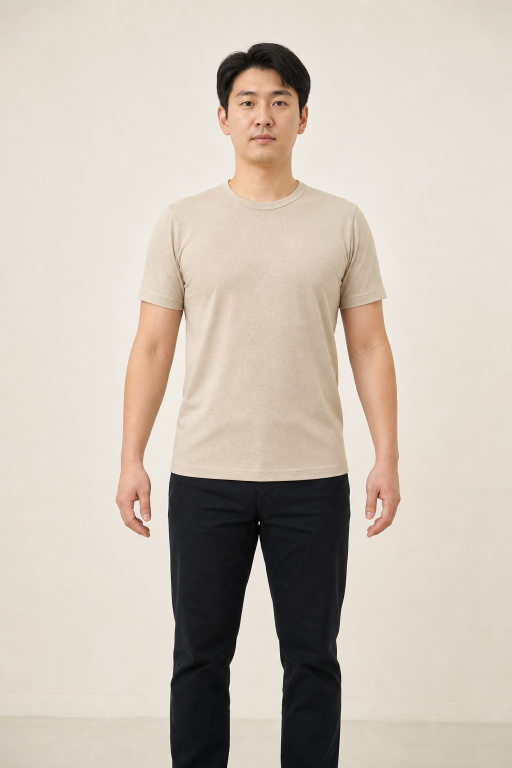
#> input picture fixtures/recorded-video/sources/person-man-front.png, 1024 x 1536 px (shown at 1/2 size)
$ python generate-front-vertical-unstable.py
#> lines starting #> are read from the running program, lines starting #| are printed output that depends on the picture
"""Regenerate the vertical close-up unstable fixture from known inputs.

The aligned/unaligned alternating frame sequence keeps the V2 acquisition in
the single-person aligned but unstable state, so the installed Machine UI
manual-capture control remains available and deterministic.  Run from the
vending-vision repository with the locked environment:

    PYTHONPATH=. python fixtures/recorded-video/generate-front-vertical-unstable.py
"""

from __future__ import annotations

import hashlib
from pathlib import Path

import cv2
import numpy as np

from common import FPS, FRONT_FRAME_SIZE, PERSON_SOURCE

SOURCE = PERSON_SOURCE
FRAME_SIZE = FRONT_FRAME_SIZE
FRAME_COUNT = 6
SCALE = 1.55


def build_close_up_canvas() -> np.ndarray:
    image = cv2.imread(str(SOURCE))
#> image is the input picture: shape (1536, 1024, 3); mean B, G, R 182.3, 193.7, 203.1
    if image is None:
        raise SystemExit(f"missing source image: {SOURCE}")
    source_height, source_width = image.shape[:2]
#> source_height = 1536; source_width = 1024
    scaled = cv2.resize(
        image,
        (
            int(source_width * SCALE),
            int(source_height * SCALE),
        ),
        interpolation=cv2.INTER_AREA,
    )
    scaled_height, scaled_width = scaled.shape[:2]
#> scaled_height = 2380; scaled_width = 1587
    canvas = np.zeros((FRAME_SIZE[1], FRAME_SIZE[0], 3), dtype=np.uint8)
    horizontal_offset = (scaled_width - FRAME_SIZE[0]) // 2
#> horizontal_offset = 253
    visible = scaled[
        : FRAME_SIZE[1], horizontal_offset : horizontal_offset + FRAME_SIZE[0]
    ]
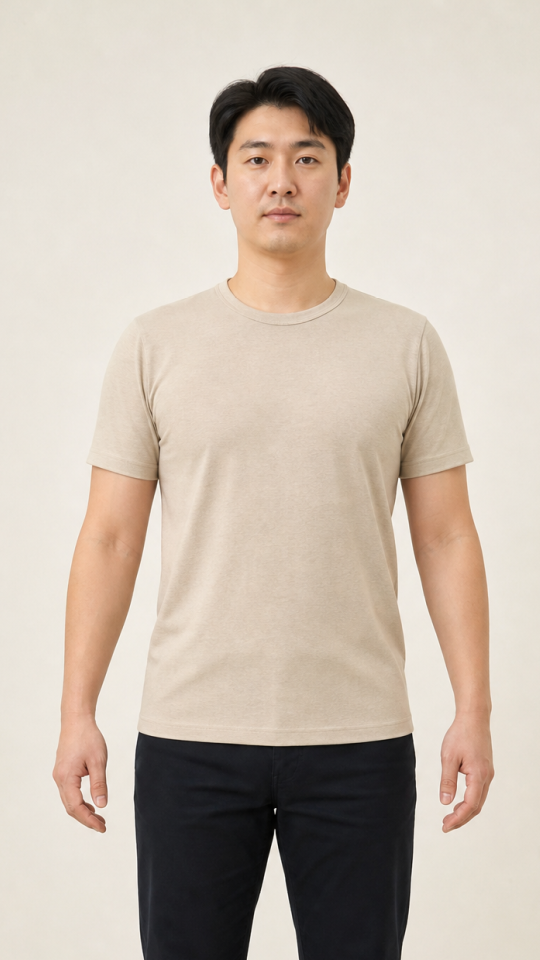
#> visible: shape (1920, 1080, 3) (shown at 1/2 size); mean B, G, R 175.8, 188.2, 200.6
    canvas[: visible.shape[0]] = visible
    return canvas


def build_unaligned_canvas(close_up: np.ndarray) -> np.ndarray:
    """Shift the close-up so the shoulders leave the centered alignment band."""
    shifted = np.zeros_like(close_up)
    shift = FRAME_SIZE[0] * 300 // 720
    shifted[:, : FRAME_SIZE[0] - shift] = close_up[:, shift:]
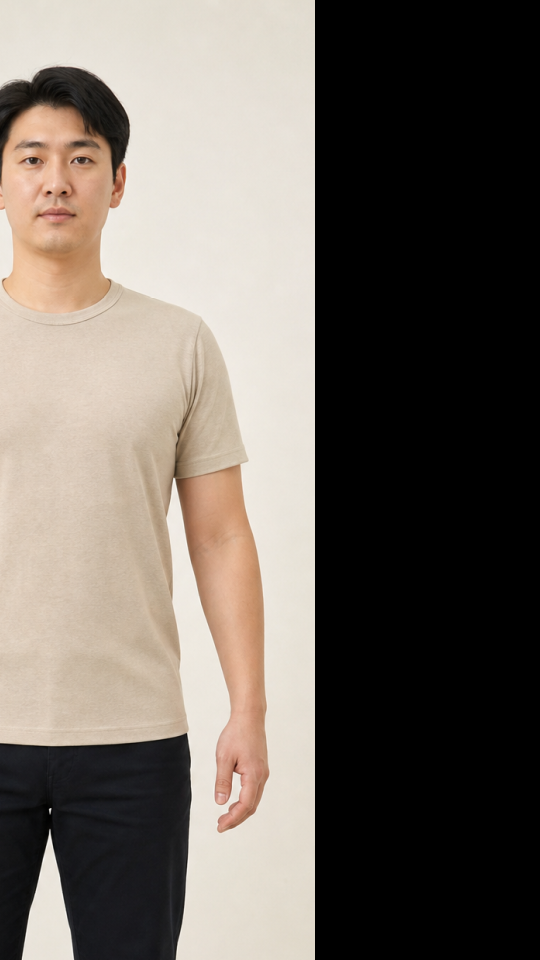
#> shifted: shape (1920, 1080, 3) (shown at 1/2 size); mean B, G, R 97, 104.8, 112.7
    return shifted


def write_recording(output: Path, frames: list[np.ndarray]) -> None:
    writer = cv2.VideoWriter(
        str(output), cv2.VideoWriter_fourcc(*"mp4v"), FPS, FRAME_SIZE
    )
    if not writer.isOpened():
        raise SystemExit("could not open recorded-video writer")
    try:
        for frame in frames:
            writer.write(frame)
#> this loop made 6 passes
    finally:
        writer.release()
#> (the run stopped early here; a loop or call above may not have finished)
